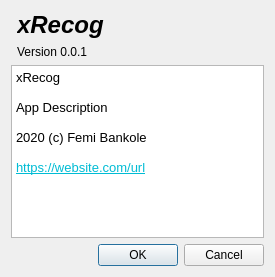
<?xml version="1.0" encoding="UTF-8"?>
<ui version="4.0">
 <class>Form</class>
 <widget class="QWidget" name="Form">
  <property name="geometry">
   <rect>
    <x>0</x>
    <y>0</y>
    <width>275</width>
    <height>277</height>
   </rect>
  </property>
  <property name="minimumSize">
   <size>
    <width>275</width>
    <height>277</height>
   </size>
  </property>
  <property name="windowTitle">
   <string>About xRegog</string>
  </property>
  <property name="windowIcon">
   <iconset resource="../../../../../d3vstash/python/banky/resource.qrc">
    <normaloff>:/logos/xrecog-16px.svg</normaloff>:/logos/xrecog-16px.svg</iconset>
  </property>
  <layout class="QGridLayout" name="gridLayout">
   <item row="1" column="0">
    <widget class="QDialogButtonBox" name="buttonBox">
     <property name="standardButtons">
      <set>QDialogButtonBox::Cancel|QDialogButtonBox::Ok</set>
     </property>
    </widget>
   </item>
   <item row="0" column="0">
    <layout class="QGridLayout" name="gridLayout_2">
     <item row="2" column="1">
      <widget class="QTextBrowser" name="textBrowser">
       <property name="html">
        <string>&lt;!DOCTYPE HTML PUBLIC &quot;-//W3C//DTD HTML 4.0//EN&quot; &quot;http://www.w3.org/TR/REC-html40/strict.dtd&quot;&gt;
&lt;html&gt;&lt;head&gt;&lt;meta name=&quot;qrichtext&quot; content=&quot;1&quot; /&gt;&lt;style type=&quot;text/css&quot;&gt;
p, li { white-space: pre-wrap; }
&lt;/style&gt;&lt;/head&gt;&lt;body style=&quot; font-family:'Noto Sans'; font-size:10pt; font-weight:400; font-style:normal;&quot;&gt;
&lt;p style=&quot; margin-top:0px; margin-bottom:0px; margin-left:0px; margin-right:0px; -qt-block-indent:0; text-indent:0px;&quot;&gt;xRecog&lt;/p&gt;
&lt;p style=&quot;-qt-paragraph-type:empty; margin-top:0px; margin-bottom:0px; margin-left:0px; margin-right:0px; -qt-block-indent:0; text-indent:0px;&quot;&gt;&lt;br /&gt;&lt;/p&gt;
&lt;p style=&quot; margin-top:0px; margin-bottom:0px; margin-left:0px; margin-right:0px; -qt-block-indent:0; text-indent:0px;&quot;&gt;App Description&lt;/p&gt;
&lt;p style=&quot;-qt-paragraph-type:empty; margin-top:0px; margin-bottom:0px; margin-left:0px; margin-right:0px; -qt-block-indent:0; text-indent:0px;&quot;&gt;&lt;br /&gt;&lt;/p&gt;
&lt;p style=&quot; margin-top:0px; margin-bottom:0px; margin-left:0px; margin-right:0px; -qt-block-indent:0; text-indent:0px;&quot;&gt;2020 (c) Femi Bankole&lt;/p&gt;
&lt;p style=&quot;-qt-paragraph-type:empty; margin-top:0px; margin-bottom:0px; margin-left:0px; margin-right:0px; -qt-block-indent:0; text-indent:0px;&quot;&gt;&lt;br /&gt;&lt;/p&gt;
&lt;p style=&quot; margin-top:0px; margin-bottom:0px; margin-left:0px; margin-right:0px; -qt-block-indent:0; text-indent:0px;&quot;&gt;&lt;a href=&quot;https://github.com/miraclx/ante-cat&quot;&gt;&lt;span style=&quot; text-decoration: underline; color:#00bcd4;&quot;&gt;https://website.com/url&lt;/span&gt;&lt;/a&gt;&lt;/p&gt;&lt;/body&gt;&lt;/html&gt;</string>
       </property>
      </widget>
     </item>
     <item row="1" column="1">
      <layout class="QGridLayout" name="gridLayout_3">
       <item row="0" column="3">
        <spacer name="horizontalSpacer">
         <property name="orientation">
          <enum>Qt::Horizontal</enum>
         </property>
         <property name="sizeHint" stdset="0">
          <size>
           <width>40</width>
           <height>20</height>
          </size>
         </property>
        </spacer>
       </item>
       <item row="0" column="0">
        <widget class="QLabel" name="label">
         <property name="text">
          <string>&lt;html&gt;&lt;head/&gt;&lt;body&gt;&lt;p&gt;&lt;img src=&quot;:/logos/xrecog-64px.svg&quot;/&gt;&lt;/p&gt;&lt;/body&gt;&lt;/html&gt;</string>
         </property>
        </widget>
       </item>
       <item row="0" column="1">
        <layout class="QVBoxLayout" name="verticalLayout">
         <item>
          <widget class="QLabel" name="label_2">
           <property name="text">
            <string>&lt;html&gt;&lt;head/&gt;&lt;body&gt;&lt;p&gt;&lt;span style=&quot; font-size:18pt; font-weight:600; font-style:italic;&quot;&gt;xRecog&lt;/span&gt;&lt;/p&gt;&lt;/body&gt;&lt;/html&gt;</string>
           </property>
          </widget>
         </item>
         <item>
          <widget class="QLabel" name="label_3">
           <property name="text">
            <string>Version 0.0.1</string>
           </property>
          </widget>
         </item>
        </layout>
       </item>
      </layout>
     </item>
    </layout>
   </item>
  </layout>
 </widget>
 <resources>
  <include location="../../../../../d3vstash/python/banky/resource.qrc"/>
 </resources>
 <connections/>
</ui>
